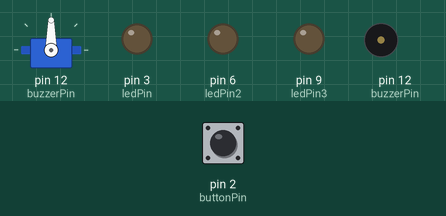
The sketch below on a simulated Arduino Uno, built with avr-gcc and run on an emulated ATmega328P. Shown: servo, output pins drawn as LEDs (lit = HIGH), buzzer (waves = sounding). The test bench sets the inputs (shaded band); at power-on: pin 2 (buttonPin) LOW.

Above: at 4.8 s.
4.9 s: pin 2 (buttonPin) pulled HIGH for 2.35 s
At 6.3 s:
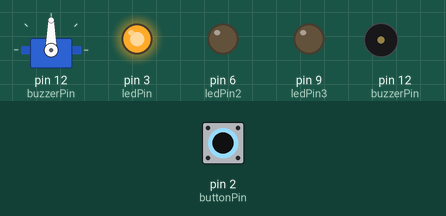
At 19.9 s:
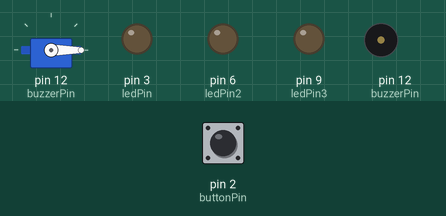
20.0 s: pin 2 (buttonPin) pulled HIGH for 2.35 s
At 22.2 s:
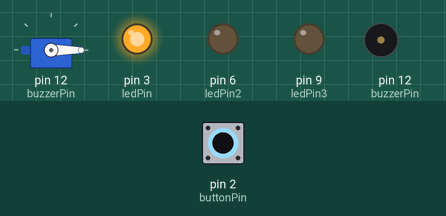
Timing chart, 0 to 30.0 s (numbered marks = the images above; inputs shaded):
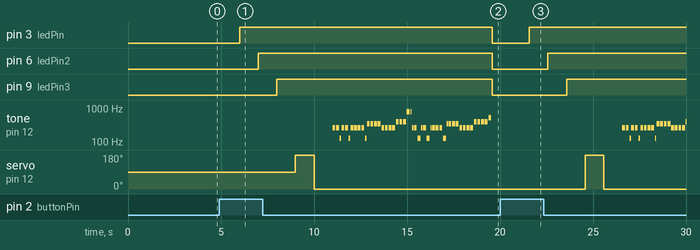

Measured:
- after the input at 4.9 s, pin 3 (ledPin): LOW → HIGH after 1.1 s, → LOW 13.6 s later; pin 6 (ledPin2): LOW → HIGH after 2.1 s, → LOW 12.6 s later
- after the input at 20.0 s, pin 3 (ledPin): LOW → HIGH after 1.6 s; pin 6 (ledPin2): LOW → HIGH after 2.6 s

The sketch:

snow_globe_.ino
```cpp
/*
  Based on Tom Igoe's code
  http://www.arduino.cc/en/Tutorial/Tone
*/

#include "pitches.h"
#include <Servo.h>

//constants wont change. theyre used here to set up pin numbers:
  const int buttonPin = 2;     // the number of the push button pin
   const int ledPin = 3;       // the number of LED pin
   const int ledPin2 = 6;      // the number of LED pin
   const int ledPin3 = 9;     // the number of LED pin
  const int buzzerPin = 12;    // the number of buzzer pin
Servo myServo;

//varibles will change
 int buttonState = 0;         // variable for reading the pushbutton status

void setup() {
  // initalize all LEDs as an output:
        pinMode(ledPin, OUTPUT);
        pinMode(ledPin2, OUTPUT);
        pinMode(ledPin3, OUTPUT);
  // initialize the pushbutton pin as an input:
        pinMode(buttonPin, INPUT);
  myServo.attach (12);
}

//notes in melody:
// use 0 for a rest
//put each measure on its own line
int melody[] = {
  NOTE_C4, NOTE_C4, NOTE_C3, NOTE_C4, NOTE_C4, NOTE_C3, NOTE_C4, NOTE_C4, NOTE_C4, NOTE_C4, NOTE_C3,
  NOTE_F4, NOTE_F4, NOTE_F4, NOTE_F4, NOTE_C4, NOTE_C4, NOTE_C4, NOTE_C4, NOTE_G4, NOTE_G4, NOTE_G4, NOTE_G5, NOTE_G5,
  NOTE_C4, NOTE_C4, NOTE_C3, NOTE_C4, NOTE_C4, NOTE_C3, NOTE_C4, NOTE_C4, NOTE_C4, NOTE_C4, NOTE_C3,
  NOTE_F4, NOTE_F4, NOTE_F4, NOTE_F4, NOTE_C4, NOTE_C4, NOTE_C4, NOTE_C4, NOTE_G4, NOTE_G4, NOTE_G4, NOTE_G4, NOTE_C5


};

        // note durations: 1 = whole note, 4 = quarter note, 8 = eighth note, etc.:
        // be sure each note or rest in the melody above has a corresponding duration below
        // put each measure on its own line
        int noteDurations[] = {
         4, 4, 8, 4, 4, 8, 4, 4, 4, 4, 8,
         4, 4, 4, 4, 4, 4, 4, 4, 4, 4, 4, 4, 8, 8,
         4, 4, 8, 4, 4, 8, 4, 4, 4, 4, 8,
         4, 4, 4, 4, 4, 4, 4, 4, 4, 4, 4, 4, 8, 8,
        };

  // set the tempo
  // a tempo of 60 is one beat per second
  // a tempo of 120 would be twice as fast
  int beatsPerMinute = 100;

void loop() {
  // read the state of the pushbutton value:
        buttonState = digitalRead(buttonPin);
     // initialize digital pin LED_BUILTIN as an output.
//check if the pushbutton is pressed. if it is, the buttonState is HIGH:
  if (buttonState == HIGH) {
       digitalWrite(ledPin, HIGH);      // turn random LED on HIGH voltage
       delay(1000);                     //wait for a second
       digitalWrite(ledPin2, HIGH);     // turn random LED on HIGH voltage
       delay(1000);                     //wait for a second
       digitalWrite(ledPin3, HIGH);     // turn random LED on HIGH voltage
       delay(1000);                     //wait for a second
           myServo.write(180);
           delay(1000);
           myServo.write(0);
           delay(1000);

// iterate over the notes of the melody:
    int len = sizeof(melody)/sizeof(melody[0]);
    for (int thisNote = 0; thisNote < len; thisNote++) {

      // to calculate the note duration, take one second divided by the note type.
      //e.g. quarter note = 1000 / 4, eighth note = 1000/8, etc.
      int noteDuration = static_cast<int>(1000 / noteDurations[thisNote] * 60 / beatsPerMinute);
      tone(buzzerPin, melody[thisNote], noteDuration);

      // to distinguish the notes, set a minimum time between them.
      // the note's duration + 30% seems to work well:
      int pauseBetweenNotes = noteDuration * 1.30;
      delay(pauseBetweenNotes);
      // stop the tone playing:
      noTone(buzzerPin);
    }
  } else {
  //stop melody:
  digitalWrite(ledPin, LOW);

    digitalWrite(ledPin, LOW);      // turn random LED on LOW voltage
    digitalWrite(ledPin2, LOW);      // turn random LED on LOW voltage
    digitalWrite(ledPin3, LOW);      // turn random LED on LOW voltage
  // Pause before playing again
  delay(2000);
  }
}
```

pitches.h
```cpp
/*************************************************
 * Public Constants
 *************************************************/

#define NOTE_B0  31
#define NOTE_C1  33
#define NOTE_CS1 35
#define NOTE_D1  37
#define NOTE_DS1 39
#define NOTE_E1  41
#define NOTE_F1  44
#define NOTE_FS1 46
#define NOTE_G1  49
#define NOTE_GS1 52
#define NOTE_A1  55
#define NOTE_AS1 58
#define NOTE_B1  62
#define NOTE_C2  65
#define NOTE_CS2 69
#define NOTE_D2  73
#define NOTE_DS2 78
#define NOTE_E2  82
#define NOTE_F2  87
#define NOTE_FS2 93
#define NOTE_G2  98
#define NOTE_GS2 104
#define NOTE_A2  110
#define NOTE_AS2 117
#define NOTE_B2  123
#define NOTE_C3  131
#define NOTE_CS3 139
#define NOTE_D3  147
#define NOTE_DS3 156
#define NOTE_E3  165
#define NOTE_F3  175
#define NOTE_FS3 185
#define NOTE_G3  196
#define NOTE_GS3 208
#define NOTE_A3  220
#define NOTE_AS3 233
#define NOTE_B3  247
#define NOTE_C4  262
#define NOTE_CS4 277
#define NOTE_D4  294
#define NOTE_DS4 311
#define NOTE_E4  330
#define NOTE_F4  349
#define NOTE_FS4 370
#define NOTE_G4  392
#define NOTE_GS4 415
#define NOTE_A4  440
#define NOTE_AS4 466
#define NOTE_B4  494
#define NOTE_C5  523
#define NOTE_CS5 554
#define NOTE_D5  587
#define NOTE_DS5 622
#define NOTE_E5  659
#define NOTE_F5  698
#define NOTE_FS5 740
#define NOTE_G5  784
#define NOTE_GS5 831
#define NOTE_A5  880
#define NOTE_AS5 932
#define NOTE_B5  988
#define NOTE_C6  1047
#define NOTE_CS6 1109
#define NOTE_D6  1175
#define NOTE_DS6 1245
#define NOTE_E6  1319
#define NOTE_F6  1397
#define NOTE_FS6 1480
#define NOTE_G6  1568
#define NOTE_GS6 1661
#define NOTE_A6  1760
#define NOTE_AS6 1865
#define NOTE_B6  1976
#define NOTE_C7  2093
#define NOTE_CS7 2217
#define NOTE_D7  2349
#define NOTE_DS7 2489
#define NOTE_E7  2637
#define NOTE_F7  2794
#define NOTE_FS7 2960
#define NOTE_G7  3136
#define NOTE_GS7 3322
#define NOTE_A7  3520
#define NOTE_AS7 3729
#define NOTE_B7  3951
#define NOTE_C8  4186
#define NOTE_CS8 4435
#define NOTE_D8  4699
#define NOTE_DS8 4978
```
